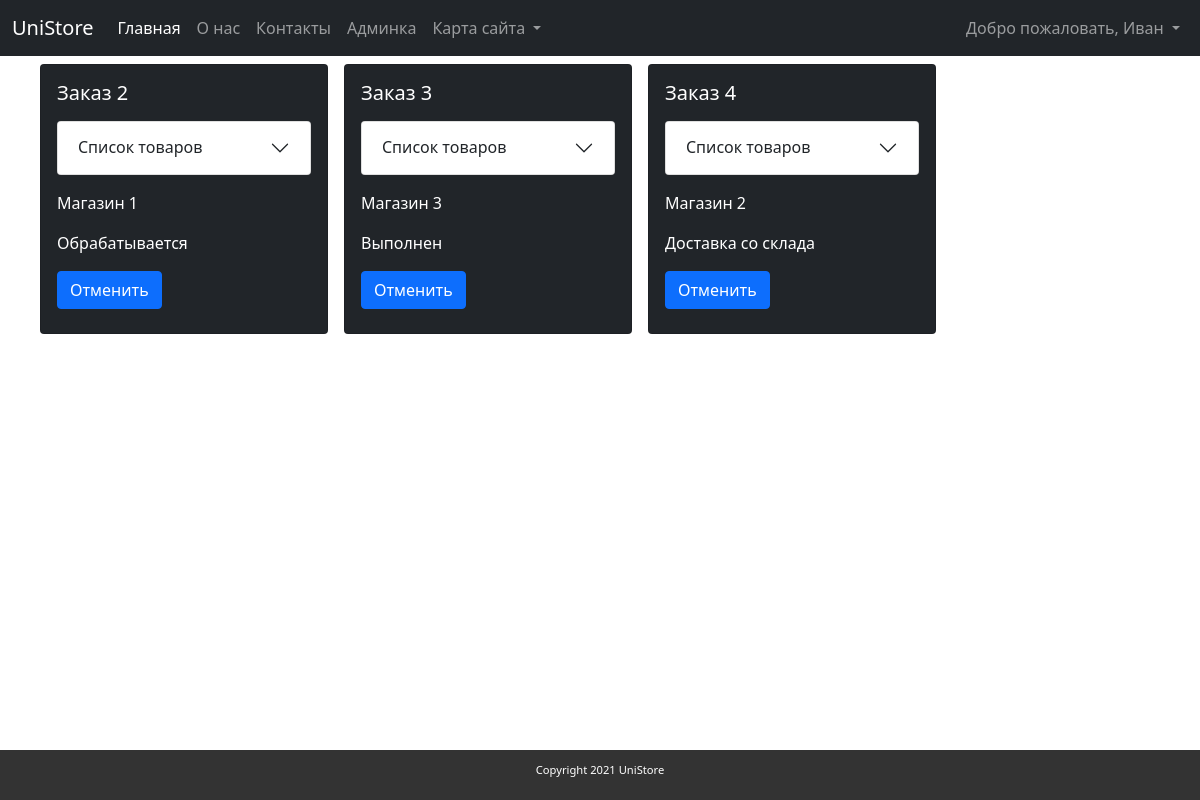
/shipping/list_orders (signed in), run on the app's committed database.
### app/models.py (models this page shows, shortened)
class Order(models.Model):
    items = models.ManyToManyField(OrderQuantity, verbose_name='Товары')
    store = models.ForeignKey(Store, related_name='store', on_delete=models.SET_NULL,
                                default=None, null=True, blank=True, verbose_name='Магазин')
    status = models.CharField('Статус', max_length=255)
    class Meta:
        verbose_name = "Заказ"
        verbose_name_plural = "Заказы"

class Store(models.Model):
    name = models.CharField(max_length=255)
    address = models.TextField('Адрес')
    def __str__(self):
        return self.name
    class Meta:
        verbose_name = "Магазин"
        verbose_name_plural = "Магазины"

### app/views.py (the view)
# urls.py: path('shipping/list_orders', OrderListView.as_view(), name='shipping_list_order'),
class OrderListView(ListView):
    model = Order
    template_name = 'app/shipping/list_orders.html'

### app/models.py (called while the page is built)
    def __str__(self):
        return str(self.quantity) + 'x ' + self.product.name

### app/templates/app/shipping/list_orders.html (shortened to what this page needs)
{% extends "app/layout.html" %}
{% block content %}
<div class="panel">
{% for order in object_list %}
    <div class="card h-100 mb-3 ms-3" style="max-width: 18rem;min-width: 18rem;">
        <div class="card-body">
            <h5>Заказ {{order.id}}</h5>
            <div class="accordion my-3" id="accordion{{ order.id }}">
                <div class="accordion-item">
                    <h2 class="accordion-header" id="heading{{ order.id }}">
                      <button class="accordion-button collapsed" type="button" data-bs-toggle="collapse"
                              data-bs-target="#collapse{{ order.id }}" aria-expanded="false"
                              aria-controls="collapse{{ order.id }}">
                        Список товаров
                      </button>
                    </h2>
                </div>
            </div>
            <p class="card-text">{{order.store}}</p>
            <p class="card-text">{{order.status}}</p>
            <div class="mx-auto">
                <a href="/shipping/delete_order/{{order.id}}" class="btn btn-primary mb-2">Отменить</a>
            </div>
        </div>
    </div>
{% endfor %}
</div>
{% endblock %}

### app/templates/app/layout.html (shortened to what this page needs)
<!DOCTYPE html>
<html lang="en">
<head>
    {% load static %}
    <link rel="stylesheet" href="{% static 'css/bootstrap-dark.css' %}" type="text/css">
    <link rel="stylesheet" href="{% static 'app.css' %}" type="text/css">
</head>
<body>
{% if not view.is_popup %}
<nav class="navbar navbar-expand-lg navbar-dark bg-dark">
    <div class="container-fluid">
        <a class="navbar-brand" href="/home">UniStore</a>
        <div class="collapse navbar-collapse" id="navbarSupportedContent">
            <ul class="navbar-nav me-auto mb-2 mb-lg-0">
                <li class="nav-item">
                    <a class="nav-link active" aria-current="page" href="/home">Главная</a>
                </li>
                <li class="nav-item">
                    <a class="nav-link" href="/about">О нас</a>
                </li>
                <li class="nav-item">
                    <a class="nav-link" href="/contact">Контакты</a>
                </li>
                <li class="nav-item">
                    <a class="nav-link" href="/admin/">Админка</a>
                </li>
                <li class="nav-item dropdown">
                    <a class="nav-link dropdown-toggle" href="#" id="navbarDropdown" role="button"
                       data-bs-toggle="dropdown" aria-expanded="false">
                        Карта сайта
                    </a>
                </li>
            </ul>
            <div class="pull-right">
                <ul class="navbar-nav pull-right">
                    <li class="nav-item dropdown">
                        <a class="nav-link dropdown-toggle" href="#" role="button"
                           data-bs-toggle="dropdown" aria-expanded="false">
                            Добро пожаловать, {{request.user.first_name}}
                        </a>
                    </li>
                </ul>
            </div>
        </div>
    </div>
</nav>
{% endif %}
<div class="mx-4 mt-2 mb-5">
    {% block content%}
    {% endblock %}
</div>
{% if not view.is_popup %}
<footer>
    <p class="copyright">Copyright 2021 UniStore</p>
</footer>
{% endif %}
</body>
</html>

### app/static/app.css (style rules this page uses)
footer { position: fixed; bottom: 0; height: 50px; width: 100%; background-color: #333333; }
p.copyright { width: 100%; color: #fff; line-height: 40px; font-size: 0.7em; text-align: center; }
body { color: #ffffff; -webkit-background-size: cover; -moz-background-size: cover; -o-background-size: cover; background-size: cover; }
.panel { display: flex; flex-wrap: wrap }

### data on the page
Order: id "2", store "Магазин 1", status "Обрабатывается"
Order: id "3", store "Магазин 3", status "Выполнен"
Order: id "4", store "Магазин 2", status "Доставка со склада"

### other printed values
{{ request.user.first_name }} "Иван"
